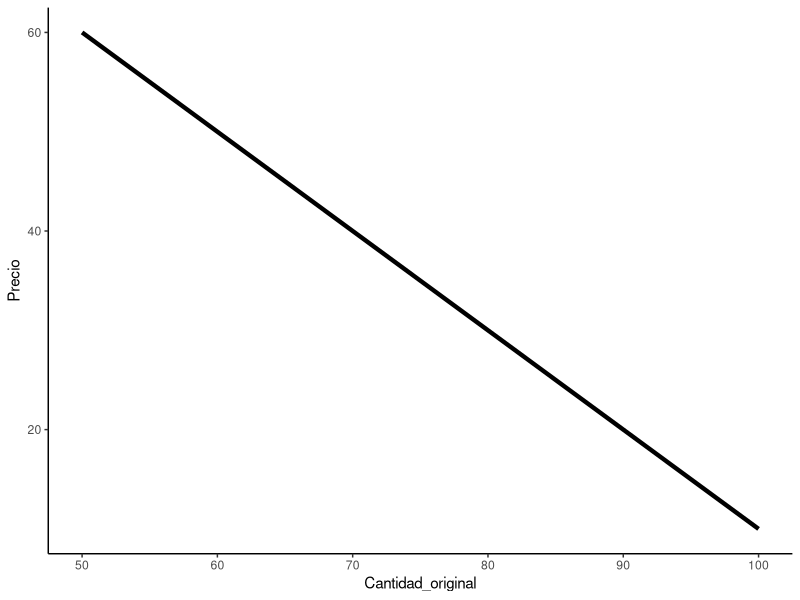

The R script that drew this image: (Note: this script raises an error after producing the figure.)
#-----------------------------
#------Macroeconomía---------
#-----------------------------

library(tidyverse)

#Actividad 1 
{
#3. Represente gráficamente los movimientos de la demanda y de la oferta (según sea el caso) bajo cada uno de los escenarios siguientes:
# a) Incremento en el ingreso: x es un bien normal
# b) Incremento en el ingreso: x es un bien inferior
# c) Decremento en el ingreso: x es un bien normal
# d) Decremento en el ingreso: x es un bien inferior
# e) Incremento en el precio de un bien sustituto de x
# f) Incremento en el precio de un bien complementario de x
# g) Decremento en el precio de un bien sustituto de x
# h) Decremento en el precio de un bien complementario de x
# i) Incremento en el costo de producción de x
# j) Decremento en el costo de producción de x

Precio <- c(10, 20, 30, 40, 50, 60)
Cantidad_original <- c(100, 90, 80, 70, 60, 50)
Demanda <- data.frame(Precio, Cantidad_original)

ggplot() + 
  geom_line(aes(x=Cantidad_original, y=Precio), color="black", size=1.5) + 
  theme_classic()

}

# Gráficas incisos a) al d)
{
  
Incremento_Bien_normal <- Cantidad_original+10
Incremento_Bien_inferior <- Cantidad_original-10
Decremento_Bien_normal <- Incremento_Bien_inferior
Decremento_Bien_inferior <- Incremento_Bien_normal

Demanda <- data.frame(Precio, Cantidad_original, Incremento_Bien_normal,
                      Incremento_Bien_inferior, Decremento_Bien_normal,
                      Decremento_Bien_inferior)
    
Demanda_1 <- Demanda %>% gather(key="Ocurre un...",value = "Cantidad_original",-Precio)


ggplot(Demanda_1, aes(x = Cantidad_original, y = Precio, group = `Ocurre un...`)) +
  geom_line(aes(color = `Ocurre un...`, linetype = `Ocurre un...`), size = 1.5) +
  geom_segment(x = 60, y = 50,
               xend = 56, yend = 46,
               color = "steelblue",
               arrow = arrow(), size=1.5)+
  geom_segment(x = 80, y = 30,
               xend = 84, yend = 34,
               color = "steelblue",
               arrow = arrow(), size=1.5)+
  theme(axis.text.x = element_text(angle = 90)) +
  theme_classic() +
  labs(title = "Movimientos en la demanda",
       subtitle = "Variación por unidad",
       x = "Cantidad", y = "Precio",
       caption = "Fuente: Elaboración propia con datos propios") +
  theme(plot.title = element_text(hjust = 0.5, face = "bold", size = 18),
        plot.caption = element_text(hjust = 0, face = "bold", size = 10),
        plot.subtitle = element_text(hjust = 0.5, face = "bold", size = 12),
        axis.text.x = element_text(angle = 90, vjust = 0.5, hjust = 1)) +
  scale_color_manual(values = c("blue", "orange", "green", "purple", "red")) +
  scale_linetype_manual(values = c("solid", "solid", "solid", "dashed", "dashed"))

kable(Demanda) %>% 
  kable_styling("striped", full_width = F) %>% 
  row_spec(1:6, bold=F, background = "turquoise") %>% 
  column_spec(1, bold=T, background = "white") 
  

}

# Gráficas incisos e) al h)
{
  
Incremento_precio_bien_sustituto <- Cantidad_original+10
Incremento_precio_bien_complementario <- Cantidad_original-10
Decremento_precio_bien_sustituto <- Incremento_precio_bien_complementario
Decremento_precio_bien_complementario <- Incremento_precio_bien_sustituto

Demanda <- data.frame(Precio, Cantidad_original, 
                      Incremento_precio_bien_sustituto,
                      Incremento_precio_bien_complementario, 
                      Decremento_precio_bien_sustituto,
                      Decremento_precio_bien_complementario)

Demanda_2 <- Demanda %>% gather(key="Ocurre un...",value = "Cantidad_original",-Precio)


ggplot(Demanda_2, aes(x = Cantidad_original, y = Precio, group = `Ocurre un...`)) +
  geom_line(aes(color = `Ocurre un...`, linetype = `Ocurre un...`), size = 1.5) +
  geom_segment(x = 60, y = 50,
               xend = 56, yend = 46,
               color = "red",
               arrow = arrow(), size=1.5)+
  geom_segment(x = 80, y = 30,
               xend = 84, yend = 34,
               color = "red",
               arrow = arrow(), size=1.5)+
  theme(axis.text.x = element_text(angle = 90)) +
  theme_classic() +
  labs(title = "Movimientos en la demanda",
       subtitle = "Variación por unidad",
       x = "Cantidad", y = "Precio",
       caption = "Fuente: Elaboración propia con datos propios") +
  theme(plot.title = element_text(hjust = 0.5, face = "bold", size = 18),
        plot.caption = element_text(hjust = 0, face = "bold", size = 10),
        plot.subtitle = element_text(hjust = 0.5, face = "bold", size = 12),
        axis.text.x = element_text(angle = 90, vjust = 0.5, hjust = 1)) +
  scale_color_manual(values = c("grey59", "darkorchid", "green", "cornflowerblue", "#FF69B4")) +
  scale_linetype_manual(values = c("solid", "solid", "solid", "dashed", "dashed"))


kable(Demanda) %>% 
  kable_styling("striped", full_width = F) %>% 
  row_spec(1:6, bold=F, background = "coral") %>% 
  column_spec(1, bold=T, background = "white")  

  
}

# Gráficas incisos i) al j)
{

Cantidad_original <- c(50,60,70,80,90,100) 
    
Incremento_costo_de_produccion <- Cantidad_original-10
Decremento_costo_de_produccion <- Cantidad_original+10  
 
Demanda <- data.frame(Precio, Cantidad_original, 
                      Incremento_costo_de_produccion,
                      Decremento_costo_de_produccion)

Demanda_3 <- Demanda %>% gather(key="Ocurre un...",value = "Cantidad_original",-Precio)

ggplot(Demanda_3, aes(x = Cantidad_original, y = Precio, group = `Ocurre un...`)) +
  geom_line(aes(color = `Ocurre un...`, linetype = `Ocurre un...`), size = 1.5) +
  geom_segment(x = 88, y = 50,
               xend = 83, yend = 50,
               color = "magenta",
               arrow = arrow(), size=1.5)+
  geom_segment(x = 63, y = 20,
               xend = 68, yend = 20,
               color = "magenta",
               arrow = arrow(), size=1.5)+
  theme(axis.text.x = element_text(angle = 90)) +
  theme_classic() +
  labs(title = "Movimientos en la oferta",
       subtitle = "Variación por unidad",
       x = "Cantidad", y = "Precio",
       caption = "Fuente: Elaboración propia con datos propios") +
  theme(plot.title = element_text(hjust = 0.5, face = "bold", size = 18),
        plot.caption = element_text(hjust = 0, face = "bold", size = 10),
        plot.subtitle = element_text(hjust = 0.5, face = "bold", size = 12),
        axis.text.x = element_text(angle = 90, vjust = 0.5, hjust = 1)) +
  scale_color_manual(values = c("blue","gold", "hotpink")) +
  scale_linetype_manual(values = c("solid", "solid", "solid"))

kable(Demanda) %>% 
  kable_styling("striped", full_width = F) %>% 
  row_spec(1:6, bold=F, background = "steelblue") %>% 
  column_spec(1, bold=T, background = "white") 
 
}

